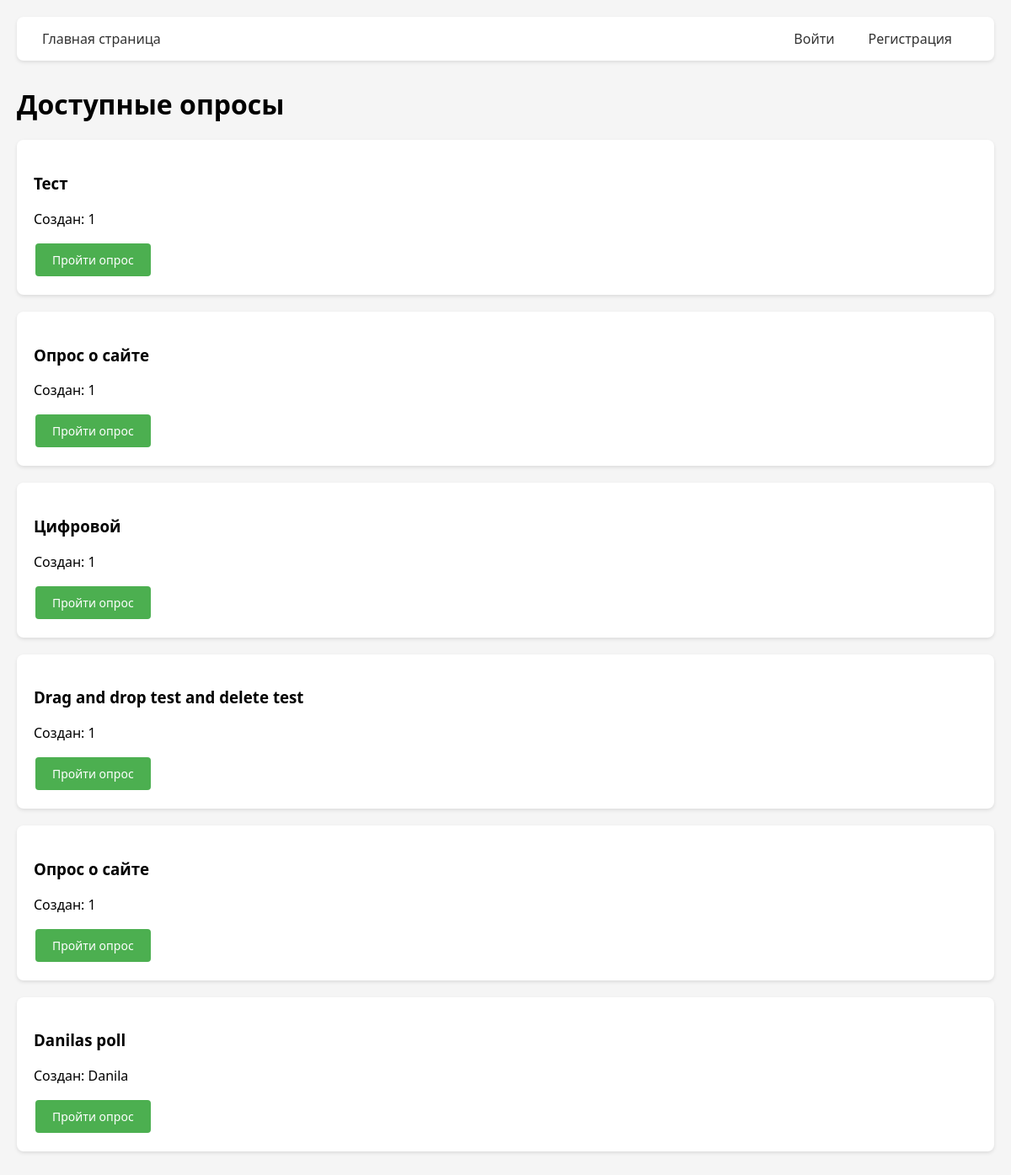
Before: / with the older database file.
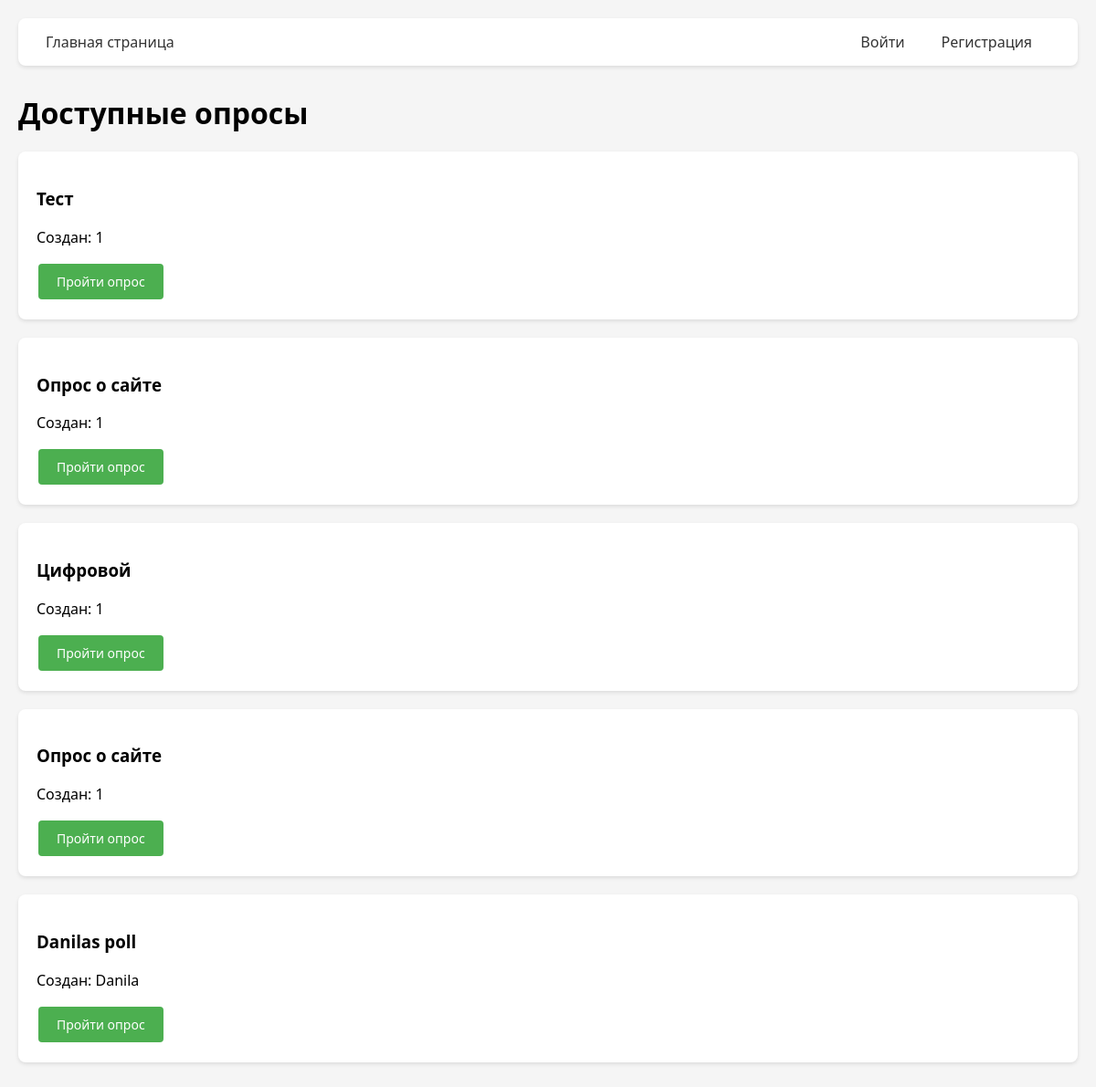
After: the same page with the newer database file.
### app.py (models this page shows)
class Poll(db.Model):
    __tablename__ = 'polls'
    id = db.Column(db.Integer, primary_key=True)
    title = db.Column(db.String(100), nullable=False)
    user_id = db.Column(db.Integer, db.ForeignKey('users.id'), nullable=False, index=True)
    questions = db.relationship('Question', backref='poll', lazy=True, cascade='all, delete-orphan')
    answers = db.relationship('Answer', backref='poll', lazy=True, cascade='all, delete-orphan')

class User(db.Model, UserMixin):
    __tablename__ = 'users'
    id = db.Column(db.Integer, primary_key=True)
    username = db.Column(db.String(80), unique=True, nullable=False)
    password_hash = db.Column(db.String(200), nullable=False)
    polls = db.relationship('Poll', backref='author', lazy=True)
    answers = db.relationship('Answer', backref='user', lazy=True)

### app.py (the view)
@app.route('/')
def index():
    polls = Poll.query.all()
    return render_template('index.html', polls=polls)

### templates/index.html (shortened to what this page needs)
{% extends "base.html" %}
{% block content %}
<h1>Доступные опросы</h1>
<div class="polls-list">
    {% for poll in polls %}
    <div class="poll-card">
        <h3>{{ poll.title }}</h3>
        <p>Создан: {{ poll.author.username }}</p>
        <a href="{{ url_for('view_poll', poll_id=poll.id) }}" class="btn">Пройти опрос</a>
    </div>
    {% else %}
    <p>Нет доступных опросов.</p>
    {% endfor %}
</div>
{% endblock %}

### templates/base.html (shortened to what this page needs)
<!DOCTYPE html>
<html>
<head>
    <link rel="stylesheet" href="{{ url_for('static', filename='styles.css') }}">
</head>
<body>
    <nav>
        <div class="nav-left">
        <a href="{{ url_for('index') }}">Главная страница</a>
        </div>
        <div class="nav-right">
        {% if current_user.is_authenticated %}
            <a href="{{ url_for('create_poll') }}">Создать опрос</a>
            <a href="{{ url_for('my_polls') }}">Мои опросы</a>
            <a href="{{ url_for('logout') }}">Выйти</a>
        {% else %}
            <a href="{{ url_for('login') }}">Войти</a>
            <a href="{{ url_for('register') }}">Регистрация</a>
        {% endif %}
        </div>
    </nav>
    <div class="container">
        {% block content %}{% endblock %}
    </div>
</body>
</html>

### static/styles.css (style rules this page uses)
body { font-family: 'Segoe UI', Tahoma, Geneva, Verdana, sans-serif; max-width: 1200px; margin: 0 auto; padding: 20px; background-color: #f5f5f5; }
nav { display: flex; justify-content: space-between; align-items: center; background: #ffffff; padding: 15px 30px; margin-bottom: 30px; border-radius: 8px; box-shadow: 0 2px 4px rgba(0,0,0,0.1); }
.nav-right { display: flex; gap: 20px; }
.nav-left { margin-right: auto; }
nav a { margin-right: 20px; text-decoration: none; color: #333; font-weight: 500; }
.btn { display: inline-flex; align-items: center; justify-content: center; padding: 10px 20px; border-radius: 4px; text-decoration: none; transition: all 0.3s; border: none; cursor: pointer; font-family: 'Segoe UI', Tahoma, Geneva, Verdana, sans-serif; font-size: 14px; margin: 2px; }
.btn { background: #4CAF50; color: white; }
.poll-card { position: relative; background: white; padding: 20px; margin-bottom: 20px; border-radius: 8px; box-shadow: 0 2px 4px rgba(0,0,0,0.1); }

Changed rows visible on the page:
removed Poll: title "Drag and drop test and delete test", author.username "1"
